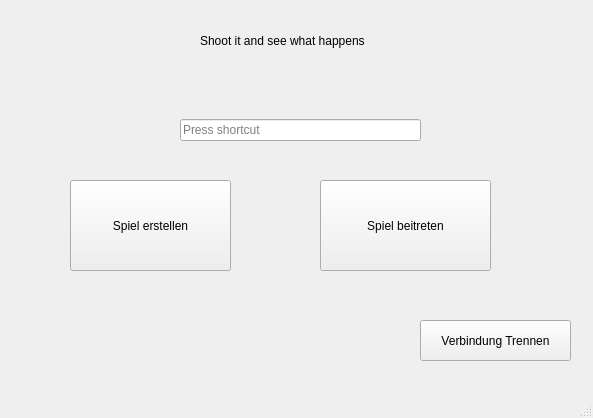
<?xml version="1.0" encoding="UTF-8"?>
<ui version="4.0">
 <class>MainWindow</class>
 <widget class="QMainWindow" name="MainWindow">
  <property name="geometry">
   <rect>
    <x>0</x>
    <y>0</y>
    <width>593</width>
    <height>418</height>
   </rect>
  </property>
  <property name="windowTitle">
   <string>MainWindow</string>
  </property>
  <widget class="QWidget" name="centralwidget">
   <widget class="QPushButton" name="pushButton">
    <property name="geometry">
     <rect>
      <x>420</x>
      <y>320</y>
      <width>151</width>
      <height>41</height>
     </rect>
    </property>
    <property name="text">
     <string>Verbindung Trennen</string>
    </property>
   </widget>
   <widget class="QPushButton" name="SpielErstellen">
    <property name="geometry">
     <rect>
      <x>70</x>
      <y>180</y>
      <width>161</width>
      <height>91</height>
     </rect>
    </property>
    <property name="text">
     <string>Spiel erstellen</string>
    </property>
   </widget>
   <widget class="QPushButton" name="SpielBeitreten">
    <property name="geometry">
     <rect>
      <x>320</x>
      <y>180</y>
      <width>171</width>
      <height>91</height>
     </rect>
    </property>
    <property name="text">
     <string>Spiel beitreten</string>
    </property>
   </widget>
   <widget class="QKeySequenceEdit" name="NamenEingabe">
    <property name="geometry">
     <rect>
      <x>180</x>
      <y>100</y>
      <width>241</width>
      <height>61</height>
     </rect>
    </property>
   </widget>
   <widget class="QLabel" name="label">
    <property name="geometry">
     <rect>
      <x>200</x>
      <y>20</y>
      <width>181</width>
      <height>41</height>
     </rect>
    </property>
    <property name="text">
     <string>Shoot it and see what happens</string>
    </property>
   </widget>
  </widget>
  <widget class="QMenuBar" name="menubar">
   <property name="geometry">
    <rect>
     <x>0</x>
     <y>0</y>
     <width>593</width>
     <height>22</height>
    </rect>
   </property>
  </widget>
  <widget class="QStatusBar" name="statusbar"/>
 </widget>
 <resources/>
 <connections/>
</ui>
